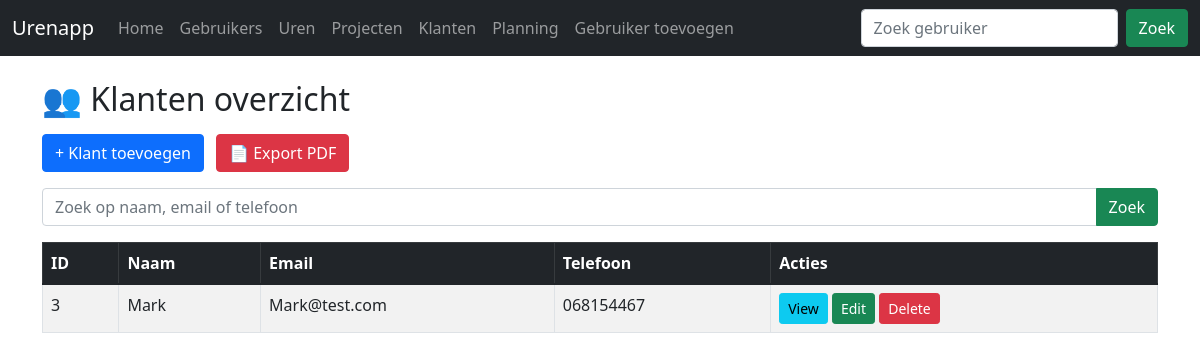
Screenshot of /klanten/klanten.php with the database file from the repository.
### tables this page shows
CREATE TABLE IF NOT EXISTS `klanten` (
  `id` int NOT NULL AUTO_INCREMENT,
  `naam` varchar(100) NOT NULL,
  `email` varchar(100) NOT NULL,
  `telefoon` varchar(20) DEFAULT NULL,
  `adres` varchar(255) DEFAULT NULL,
  PRIMARY KEY (`id`)
);

### klanten/klanten.php (the view, shortened to what this page needs)
<?php
require '../dbcon.php';
?>
<!doctype html>
<html>
<head>
    <link href="https://cdn.jsdelivr.net/npm/bootstrap@5.1.3/dist/css/bootstrap.min.css" rel="stylesheet">
</head>
<body>
<?php include '../navbar.php'; ?>
<div class="container mt-4">
<h2 class="mb-3">👥 Klanten overzicht</h2>
<div class="mb-3">
    <a href="create-klant.php" class="btn btn-primary me-2">
        + Klant toevoegen
    </a>
    <a href="../pdf.php?page=klanten" class="btn btn-danger">
        📄 Export PDF
    </a>
</div>
<form method="GET">
    <div class="input-group mb-3">
        <input type="text"
               name="search"
               value="<?= $_GET['search'] ?? '' ?>"
               class="form-control"
               placeholder="Zoek op naam, email of telefoon">
        <button class="btn btn-success">Zoek</button>
    </div>
</form>
<table class="table table-bordered table-striped">
    <thead class="table-dark">
        <tr>
            <th>ID</th>
            <th>Naam</th>
            <th>Email</th>
            <th>Telefoon</th>
            <th>Acties</th>
        </tr>
    </thead>
    <tbody>
<?php
$search = $_GET['search'] ?? '';
if(!empty($search)){
    $search = mysqli_real_escape_string($con, $search);
    $query = "SELECT * FROM klanten
              WHERE naam LIKE '%$search%'
              OR email LIKE '%$search%'
              OR telefoon LIKE '%$search%'";
} else {
    $query = "SELECT * FROM klanten";
}
$result = mysqli_query($con, $query);
if(mysqli_num_rows($result) > 0)
{
    foreach($result as $row)
    {
?>
        <tr>
            <td><?= $row['id']; ?></td>
            <td><?= $row['naam']; ?></td>
            <td><?= $row['email']; ?></td>
            <td><?= $row['telefoon']; ?></td>
            <td>
                <a href="view-klant.php?id=<?= $row['id']; ?>" class="btn btn-info btn-sm">View</a>
                <a href="edit-klant.php?id=<?= $row['id']; ?>" class="btn btn-success btn-sm">Edit</a>
                <form action="../code.php" method="POST" class="d-inline">
                    <button type="submit" name="delete_klant" value="<?= $row['id']; ?>" class="btn btn-danger btn-sm">
                        Delete
                    </button>
                </form>
            </td>
        </tr>
<?php
    }
}
else
{
    echo "<tr><td colspan='5'>Geen data gevonden</td></tr>";
}
?>
    </tbody>
</table>
</div>
</body>
</html>

### rows the page displays
klanten: id "3", naam "Mark", email "Mark@test.com", telefoon "068154467"
